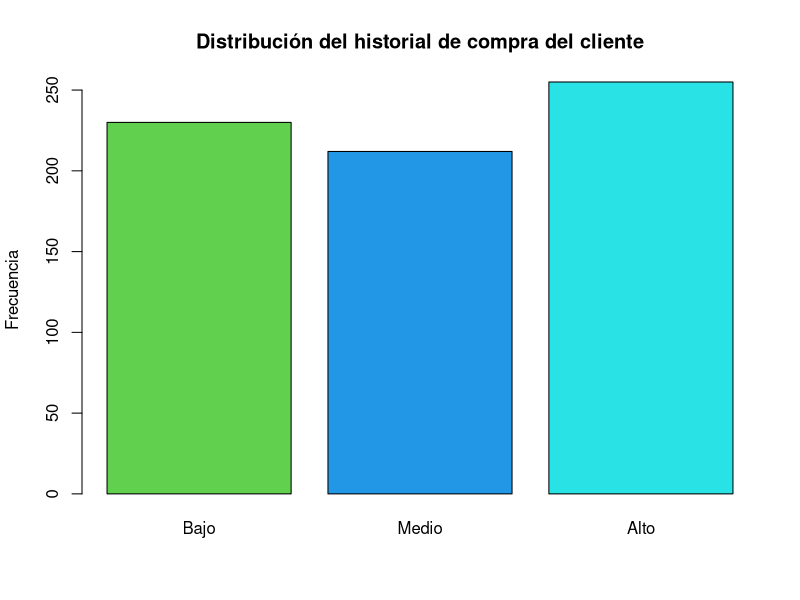
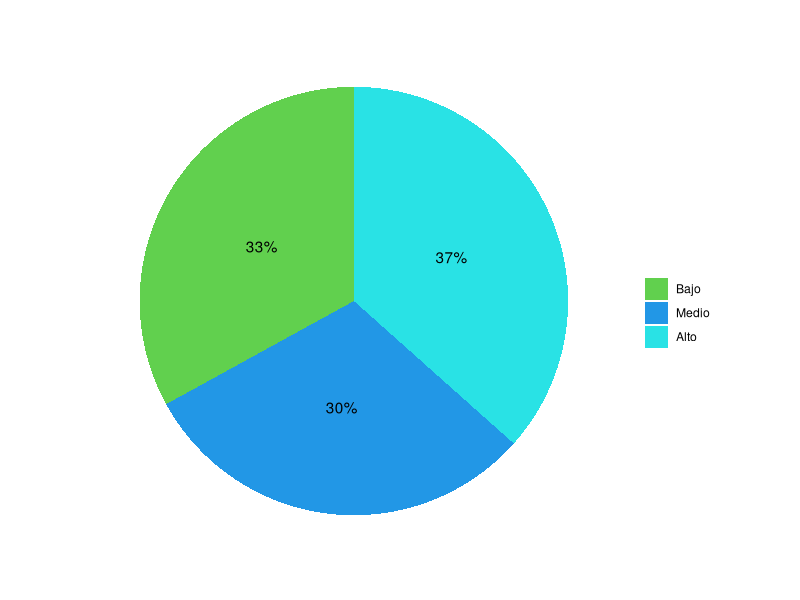
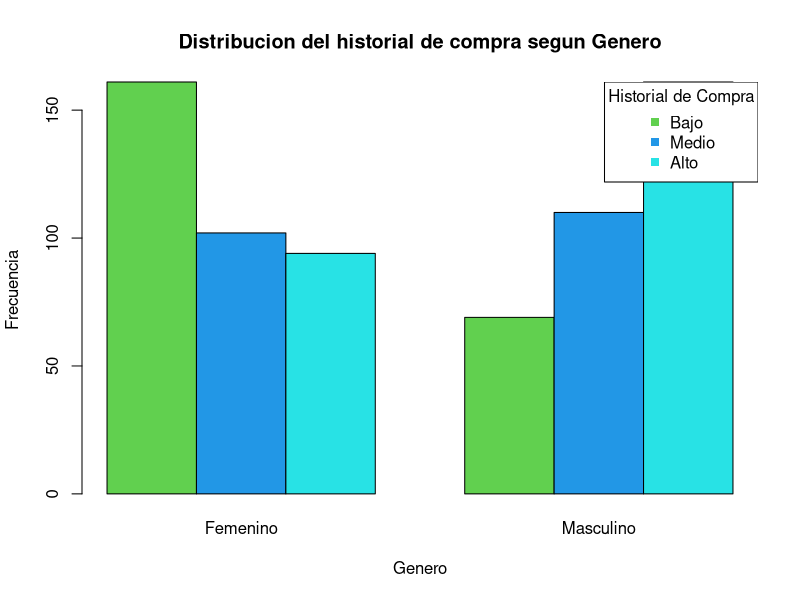
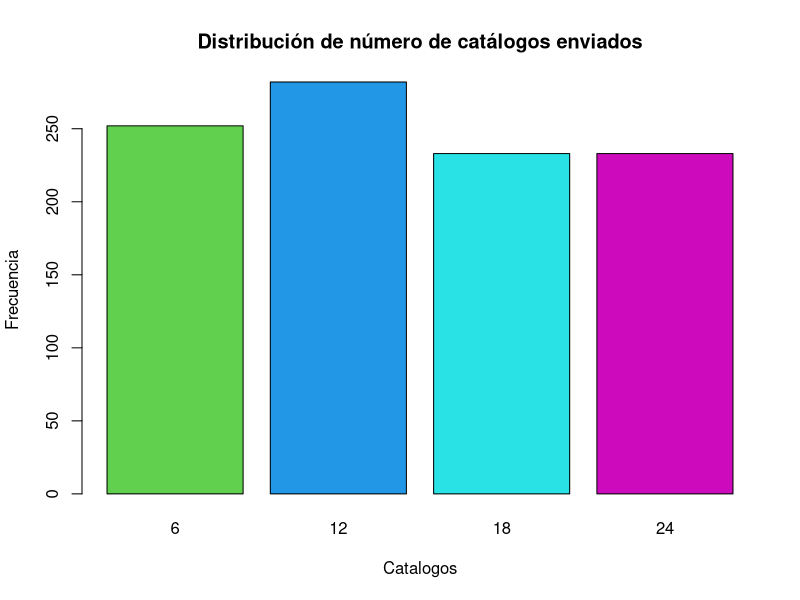
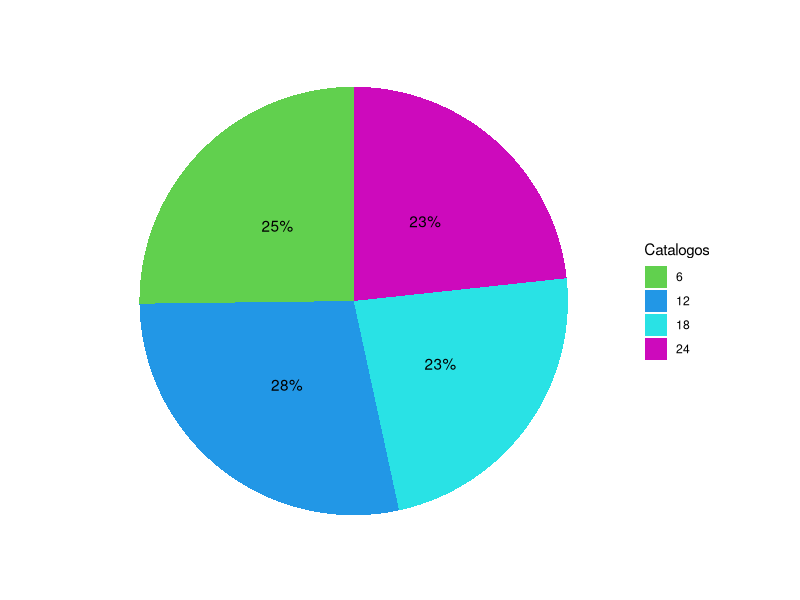
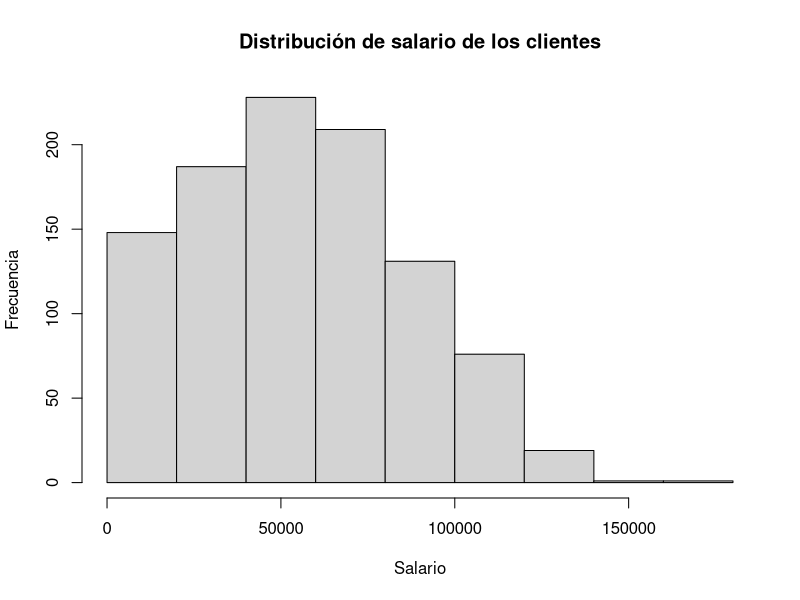
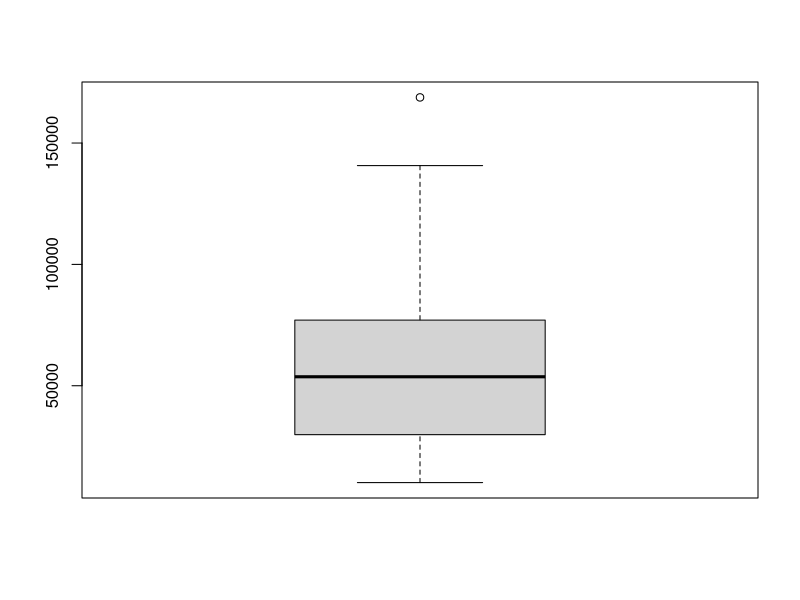

Reproduce these figures in R, in order.
# read the csv
df = read.csv("MarketingDirecto.csv")

# get the summary 
summary(df)

# get the df structure, columns and data types
str(df)

# Ordenamiento de niveles de variables categoricas ordinales
df$Edad <- factor(df$Edad, levels = c("Joven", "Media", "Adulta"), ordered=T)
df$Historial <- factor(df$Historial, levels = c("Bajo", "Medio", "Alto"),ordered=T)
str(df)

########################################################################################################################
#  a) Presentar y visualizar la distribución del historial de compra del cliente. Analizar
########################################################################################################################

barplot(table(df$Historial), main="Distribución del historial de compra del cliente", 
        xlab="", col = 35:75,
        ylab="Frecuencia")

#install.packages("tidyverse")
library(tidyverse) 

fi <- prop.table(table(df$Historial))
df2 <- as.data.frame(fi)
# Barras simples
pie <- ggplot(df2, aes(x="", y=Freq, fill=Var1)) + 
  geom_bar(stat="identity", width=1)
# Conversión a "pie" (coordenadas polares)
pie <- pie + coord_polar("y", start=0) + 
  geom_text(aes(label = paste0(round(Freq*100), "%")),
            position = position_stack(vjust = 0.5))
# Cambio de escala de colores
pie <- pie + scale_fill_manual(values=c("#61d04e", "#2297e6", "#29e2e5"))
# Remover y añadir etiquetas/título
pie <- pie + labs(x = NULL, y = "", fill = "",
                  title = "")
# Limpiar el formato
pie <- pie + theme_classic() + theme(axis.line = element_blank(),
                                     axis.text = element_blank(),
                                     axis.ticks = element_blank(),
                                     plot.title = element_text(hjust = 0.5, 
                                                               color = "#666666")) 
pie
########################################################################################################################
# b) Analizar y visualizar si existe asociación entre el historial de compra y el género del cliente
########################################################################################################################

table_b = table(df$Genero, df$Historial)

barplot(t(table_b), col=35:37, beside = TRUE,
        xlab="Genero",
        ylab="Frecuencia",
        main="Distribucion del historial de compra segun Genero")
legend("topright",legend=levels(df$Historial),col=35:75, pch=15,title="Historial de Compra")

########################################################################################################################
# c) Presentar y visualizar la distribución del número de catálogos enviados. Analizar los resultados
########################################################################################################################

barplot(table(df$Catalogos), main="Distribución de número de catálogos enviados", 
        xlab="Catalogos", col = 35:75,
        ylab="Frecuencia")

fi <- prop.table(table(df$Catalogos))
df2 <- as.data.frame(fi)
# Barras simples
pie <- ggplot(df2, aes(x="", y=Freq, fill=Var1)) + 
  geom_bar(stat="identity", width=1)

# Conversión a "pie" (coordenadas polares)
pie <- pie + coord_polar("y", start=0) + 
  geom_text(aes(label = paste0(round(Freq*100), "%")),
            position = position_stack(vjust = 0.5))       
# Cambio de escala de colores
pie <- pie + scale_fill_manual(values=c("#61d04e", "#2297e6", "#29e2e5","#cd0abc"))
# Remover y añadir etiquetas/título
pie <- pie + labs(x = NULL, y = "", fill = "Catalogos",
                  title = "")
# Limpiar el formato
pie <- pie + theme_classic() + theme(axis.line = element_blank(),
                                     axis.text = element_blank(),
                                     axis.ticks = element_blank(),
                                     plot.title = element_text(hjust = 0.5, 
                                                               color = "#666666")) 
pie 

########################################################################################################################
# d) Presentar y visualizar la distribución del salario de los clientes. Analizar los resultados
########################################################################################################################
hist(df$Salario,main="Distribución de salario de los clientes", xlab="Salario", ylab="Frecuencia")
boxplot(df$Salario)
